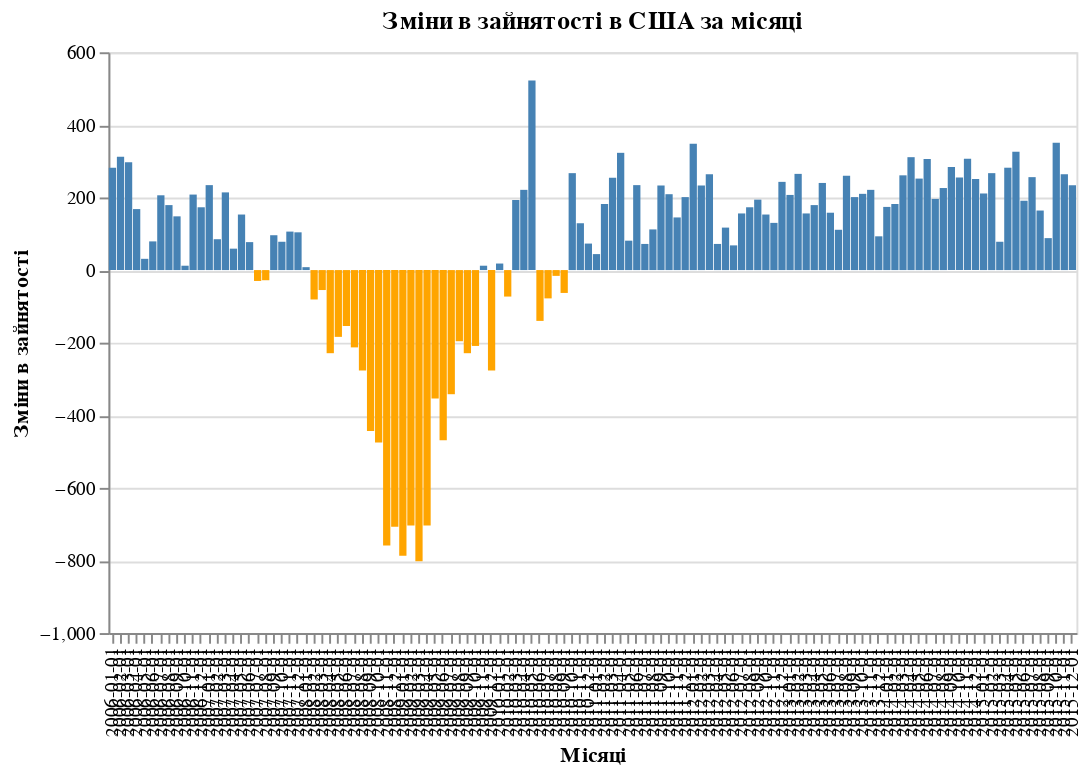

The code cell stored with this chart in its notebook:
### Code cell
# Завантаження даних про зміни в зайнятості в США
employment_data = data.us_employment()

# Побудова гістограми
histogram = alt.Chart(employment_data).mark_bar().encode(
    x=alt.X('month:N', title='Місяці'),
    y=alt.Y('nonfarm_change:Q', title='Зміни в зайнятості'),
    color=alt.condition(
        alt.datum.nonfarm_change >= 0,
        alt.value('steelblue'),  # Колір для додатних значень
        alt.value('orange')      # Колір для від'ємних значень
    )
).properties(
    width=500,
    title='Зміни в зайнятості в США за місяці'
)
histogram
